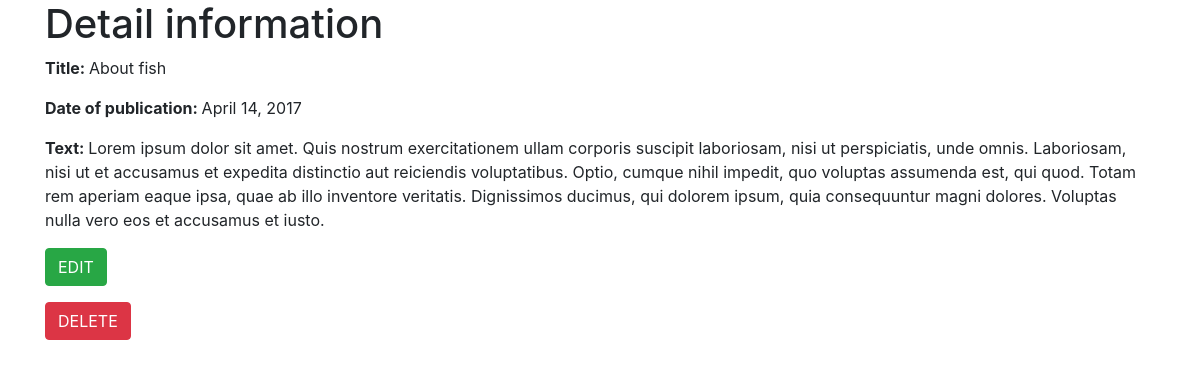
Screenshot of /polls/detail/9/ with the database file from the repository.
### polls/models.py (models this page shows, shortened)
class Post(models.Model):
    title = models.CharField(max_length=50)
    text = models.CharField(max_length=1000)
    date_of_publication = models.DateField()

### polls/views.py (the view)
# urls.py: url(r'^detail/(\d+)/$', views.detail, name='detail'),
def detail(request, text_id):
    post = get_object_or_404(Post, pk=text_id)
    return render(request, 'polls/detail.html',{'post':post})

### polls/templates/polls/detail.html (shortened to what this page needs)
<!DOCTYPE html>
<html lang="en">
<head>
    <link href="/node_modules/bootstrap/dist/css/bootstrap.css" rel="stylesheet">
</head>
<body>
    <div class="container">
    <div class="page-header">
        <h1>Detail information</h1>
    </div>
    <p><strong>Title: </strong>{{ post.title }}</p>
    <p><strong>Date of publication: </strong>{{ post.date_of_publication }}</p>
    <p><strong>Text: </strong>{{ post.text }}</p>
        <form action="/polls/edit/{{ post.id }}/">
            <button type="submit" class="btn btn-success"> EDIT </button>
        </form>
        <form action="{% url 'polls:delete' post.id %}">
         <button type="submit" class="btn btn-danger"> DELETE </button>
        </form>
    </div>
</body>
</html>

### rows the page displays
Post: title "About fish", date_of_publication "April 14, 2017", text "Lorem ipsum dolor sit amet. Quis nostrum exercitationem ullam corporis suscipit laboriosam, nisi ut perspiciatis, unde omnis. Laboriosam, nisi ut et accusamus et expedita distinctio aut reiciendis voluptatibus. Optio, cumque nihil impedit, quo voluptas assumenda est, qui quod. Totam rem aperiam eaque ipsa, quae ab illo inventore veritatis. Dignissimos ducimus, qui dolorem ipsum, quia consequuntur magni dolores. Voluptas nulla vero eos et accusamus et iusto."
